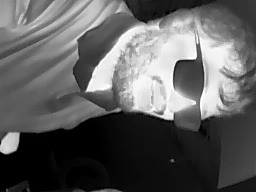
#> input picture termocamera/bianco.jpg, 256 x 192 px
$ jupyter execute --allow-errors prepro.ipynb
#> lines starting #> are read from the running program, lines starting #| are printed output that depends on the picture
[cell 1]
import numpy as np
import matplotlib.pyplot as plt
import cv2

[cell 2]
#apen and read an image jpg to numpy
bianco = cv2.imread('bianco.jpg')
#> bianco is the input picture: shape (192, 256, 3); min 0, max 255, mean 93.8
verde = cv2.imread('verde.jpg')

[cell 3]
plt.imshow(bianco)

#> (a cell that did not finish here is left out)

[cell 5]
print(bianco[50][50])
#| [135 135 135]
#> (the rest of this cell did not finish here and is left out)

[cell 6]
# (pixelbianco/pixelverde):x = 255:550
x = bianco[50][50][0]
#> x = 135
#> (the rest of this cell did not finish here and is left out)

#> (a cell that did not finish here is left out)

[cell 8]
print(x)
#| 135

[cell 9]
noRGB= np.load('frame.npy')
#> (reads termocamera/frame.npy from the repository)

[cell 10]
noRGB.shape

[cell 11]
image_array = np.reshape(noRGB, (2,192, 256,2))

# Ora puoi accedere alle due immagini separatamente
image1 = image_array[0]
image2 = image_array[1]

[cell 12]
primo = image_array[0,:,:,0]
secondo = image_array[0,:,:,1]
terzo = image_array[1,:,:,0]
quarto = image_array[1,:,:,1]

[cell 13]
plt.imshow(primo)
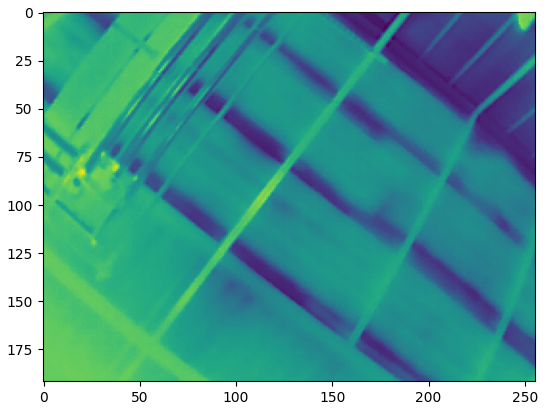
#> figure drawn by matplotlib, 1 panel

[cell 14]
plt.imshow(terzo)
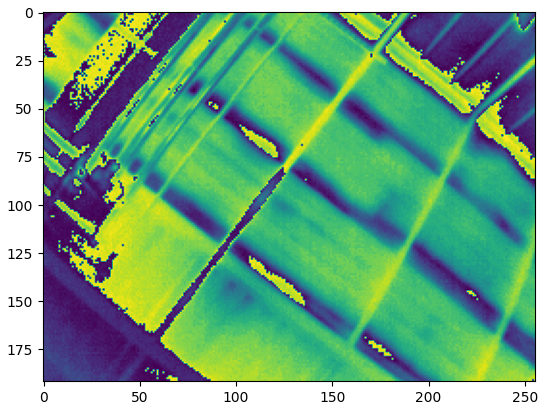
#> figure drawn by matplotlib, 1 panel

[cell 15]
plt.imshow(quarto)
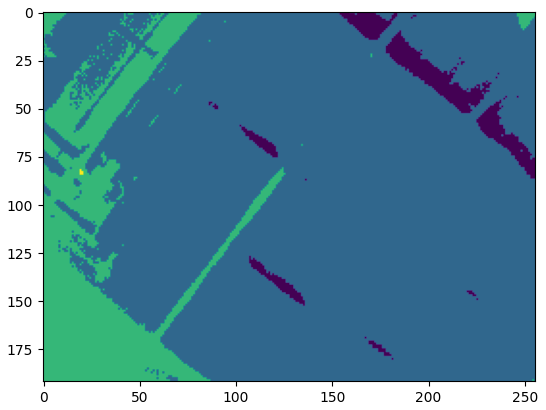
#> figure drawn by matplotlib, 1 panel
